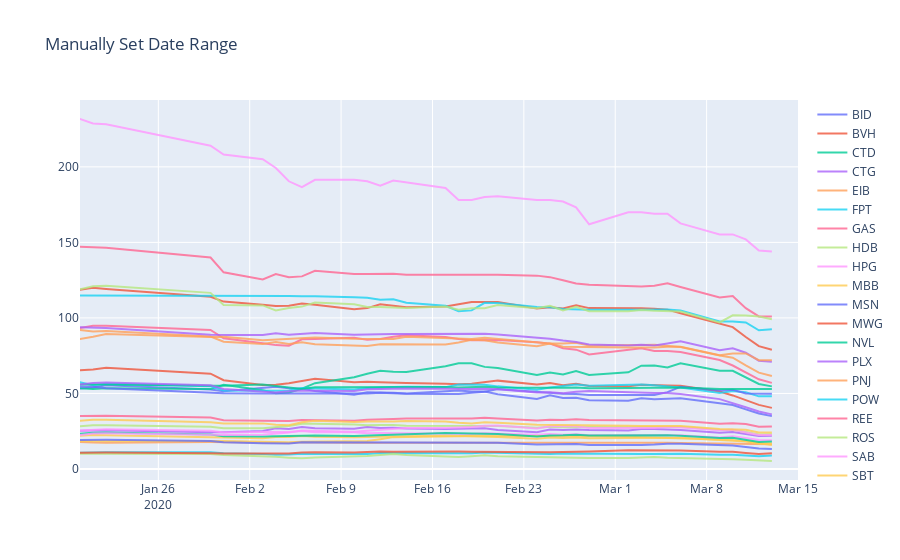

Notebook cell for this chart:
### Markdown cell above
# Tình hình VN30 2020

### Code cell
fig = go.Figure()
for symbol in vn30:
    df = load_price_ochlv(symbol, 2020)
    df.head()
    fig.add_trace(go.Scatter(
                x=df.date_time,
                y=df['close'],
                name=symbol,
                opacity=0.8))
    fig.update_layout(xaxis_range=[disaster_begin_date,disaster_end_date],
                  title_text="Manually Set Date Range")
    #fig = px.line(df, x="date_time", y="close", title='Price of VIC')
fig.show()
